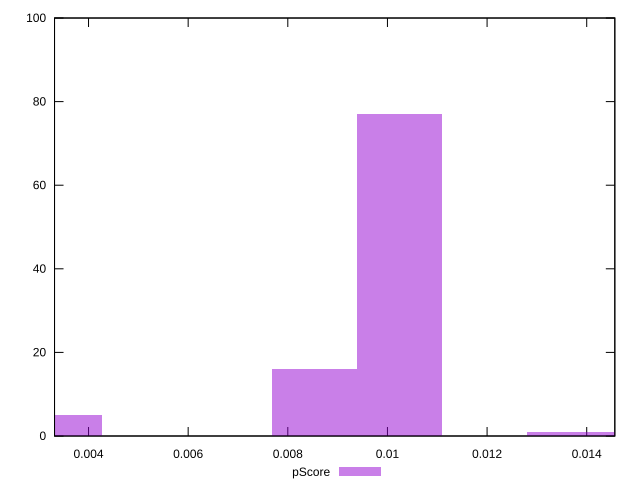

Reproduce this figure in gnuplot.
reset

$pScore <<EOF
0.010239538749728975 77
0.008532948958107479 16
0.0034131795832429914 5
0.015359308124593461 1
0.013652718332971965 1
EOF

set key outside below
set boxwidth 0.0017065897916214957
set xrange [0.0033175663358654406:0.014564200808670935]
set yrange [0:100]
set trange [0:100]
set style fill transparent solid 0.5 noborder
set terminal svg size 640, 490 enhanced background rgb 'white'
set output "reprap/cumulative-layout-shift/samples/pages+cached+noexternal+nomedia+nocss/pScore/histogram.svg"

plot $pScore title "pScore" with boxes

reset
